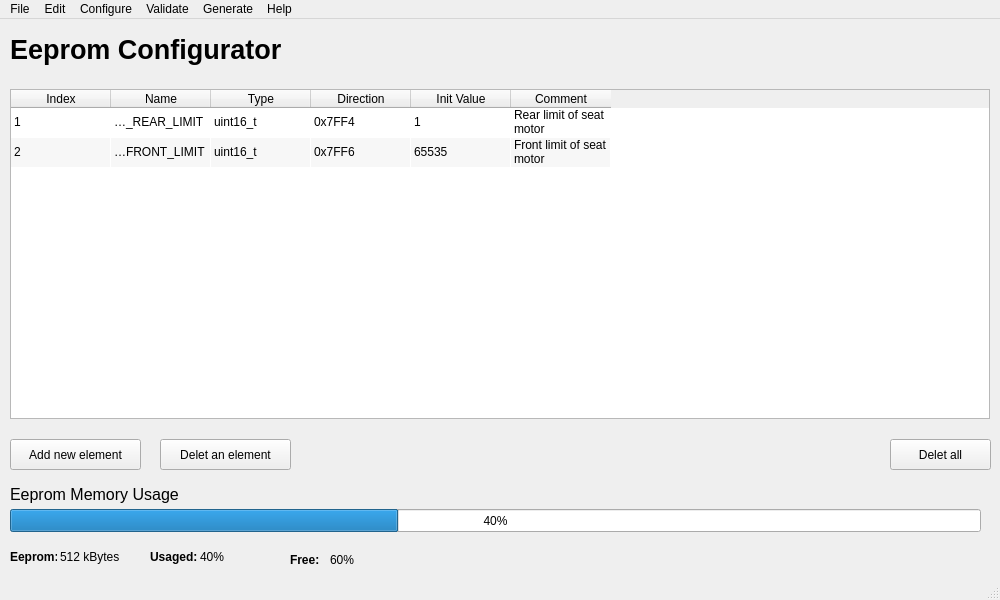
<?xml version="1.0" encoding="UTF-8"?>
<ui version="4.0">
 <class>MainWindow</class>
 <widget class="QMainWindow" name="MainWindow">
  <property name="windowModality">
   <enum>Qt::NonModal</enum>
  </property>
  <property name="enabled">
   <bool>true</bool>
  </property>
  <property name="geometry">
   <rect>
    <x>0</x>
    <y>0</y>
    <width>1000</width>
    <height>600</height>
   </rect>
  </property>
  <property name="minimumSize">
   <size>
    <width>1000</width>
    <height>600</height>
   </size>
  </property>
  <property name="maximumSize">
   <size>
    <width>1000</width>
    <height>600</height>
   </size>
  </property>
  <property name="mouseTracking">
   <bool>false</bool>
  </property>
  <property name="tabletTracking">
   <bool>false</bool>
  </property>
  <property name="acceptDrops">
   <bool>false</bool>
  </property>
  <property name="windowTitle">
   <string>Eeprom Configurator</string>
  </property>
  <property name="autoFillBackground">
   <bool>true</bool>
  </property>
  <property name="documentMode">
   <bool>true</bool>
  </property>
  <widget class="QWidget" name="centralwidget">
   <property name="enabled">
    <bool>true</bool>
   </property>
   <property name="font">
    <font>
     <kerning>true</kerning>
    </font>
   </property>
   <widget class="QProgressBar" name="MemoryUsage_progressBar">
    <property name="geometry">
     <rect>
      <x>10</x>
      <y>490</y>
      <width>971</width>
      <height>23</height>
     </rect>
    </property>
    <property name="value">
     <number>40</number>
    </property>
   </widget>
   <widget class="QLabel" name="EepromMemoryUsageText">
    <property name="geometry">
     <rect>
      <x>10</x>
      <y>460</y>
      <width>321</width>
      <height>31</height>
     </rect>
    </property>
    <property name="font">
     <font>
      <pointsize>12</pointsize>
     </font>
    </property>
    <property name="text">
     <string>Eeprom Memory Usage</string>
    </property>
   </widget>
   <widget class="QPushButton" name="AddElementpushButton">
    <property name="geometry">
     <rect>
      <x>10</x>
      <y>420</y>
      <width>131</width>
      <height>31</height>
     </rect>
    </property>
    <property name="text">
     <string>Add new element</string>
    </property>
   </widget>
   <widget class="QPushButton" name="DeleteElementpushButton_2">
    <property name="geometry">
     <rect>
      <x>160</x>
      <y>420</y>
      <width>131</width>
      <height>31</height>
     </rect>
    </property>
    <property name="text">
     <string>Delet an element</string>
    </property>
   </widget>
   <widget class="QLabel" name="EepromMemoryConfigurationText">
    <property name="geometry">
     <rect>
      <x>10</x>
      <y>10</y>
      <width>321</width>
      <height>41</height>
     </rect>
    </property>
    <property name="font">
     <font>
      <pointsize>20</pointsize>
      <weight>75</weight>
      <italic>false</italic>
      <bold>true</bold>
      <strikeout>false</strikeout>
     </font>
    </property>
    <property name="text">
     <string>Eeprom Configurator</string>
    </property>
   </widget>
   <widget class="QPushButton" name="DeleteAllpushButton_3">
    <property name="geometry">
     <rect>
      <x>890</x>
      <y>420</y>
      <width>101</width>
      <height>31</height>
     </rect>
    </property>
    <property name="text">
     <string>Delet all</string>
    </property>
   </widget>
   <widget class="QLabel" name="EepromText">
    <property name="geometry">
     <rect>
      <x>10</x>
      <y>530</y>
      <width>47</width>
      <height>16</height>
     </rect>
    </property>
    <property name="font">
     <font>
      <weight>75</weight>
      <bold>true</bold>
     </font>
    </property>
    <property name="text">
     <string>Eeprom:</string>
    </property>
   </widget>
   <widget class="QLabel" name="EepromUsageText">
    <property name="geometry">
     <rect>
      <x>150</x>
      <y>530</y>
      <width>47</width>
      <height>16</height>
     </rect>
    </property>
    <property name="font">
     <font>
      <weight>75</weight>
      <bold>true</bold>
     </font>
    </property>
    <property name="text">
     <string>Usaged:</string>
    </property>
   </widget>
   <widget class="QLabel" name="EepromFreeText">
    <property name="geometry">
     <rect>
      <x>290</x>
      <y>530</y>
      <width>31</width>
      <height>21</height>
     </rect>
    </property>
    <property name="font">
     <font>
      <weight>75</weight>
      <bold>true</bold>
     </font>
    </property>
    <property name="text">
     <string>Free:</string>
    </property>
   </widget>
   <widget class="QLabel" name="EepromSize">
    <property name="geometry">
     <rect>
      <x>60</x>
      <y>530</y>
      <width>61</width>
      <height>16</height>
     </rect>
    </property>
    <property name="text">
     <string>512 kBytes</string>
    </property>
    <property name="scaledContents">
     <bool>false</bool>
    </property>
    <property name="wordWrap">
     <bool>false</bool>
    </property>
    <property name="openExternalLinks">
     <bool>false</bool>
    </property>
   </widget>
   <widget class="QLabel" name="EepromSize_Used">
    <property name="geometry">
     <rect>
      <x>200</x>
      <y>530</y>
      <width>47</width>
      <height>16</height>
     </rect>
    </property>
    <property name="text">
     <string>40%</string>
    </property>
    <property name="scaledContents">
     <bool>false</bool>
    </property>
    <property name="wordWrap">
     <bool>false</bool>
    </property>
    <property name="openExternalLinks">
     <bool>false</bool>
    </property>
   </widget>
   <widget class="QLabel" name="EepromSize_Free">
    <property name="geometry">
     <rect>
      <x>330</x>
      <y>530</y>
      <width>47</width>
      <height>21</height>
     </rect>
    </property>
    <property name="text">
     <string>60%</string>
    </property>
    <property name="scaledContents">
     <bool>false</bool>
    </property>
    <property name="wordWrap">
     <bool>false</bool>
    </property>
    <property name="openExternalLinks">
     <bool>false</bool>
    </property>
   </widget>
   <widget class="QTableWidget" name="VariablesTableWidget">
    <property name="geometry">
     <rect>
      <x>10</x>
      <y>70</y>
      <width>980</width>
      <height>330</height>
     </rect>
    </property>
    <property name="sizePolicy">
     <sizepolicy hsizetype="Fixed" vsizetype="Fixed">
      <horstretch>0</horstretch>
      <verstretch>0</verstretch>
     </sizepolicy>
    </property>
    <property name="minimumSize">
     <size>
      <width>980</width>
      <height>330</height>
     </size>
    </property>
    <property name="maximumSize">
     <size>
      <width>980</width>
      <height>330</height>
     </size>
    </property>
    <property name="acceptDrops">
     <bool>false</bool>
    </property>
    <property name="sizeAdjustPolicy">
     <enum>QAbstractScrollArea::AdjustToContentsOnFirstShow</enum>
    </property>
    <property name="alternatingRowColors">
     <bool>true</bool>
    </property>
    <property name="textElideMode">
     <enum>Qt::ElideLeft</enum>
    </property>
    <property name="verticalScrollMode">
     <enum>QAbstractItemView::ScrollPerItem</enum>
    </property>
    <property name="gridStyle">
     <enum>Qt::NoPen</enum>
    </property>
    <property name="sortingEnabled">
     <bool>true</bool>
    </property>
    <property name="rowCount">
     <number>2</number>
    </property>
    <attribute name="horizontalHeaderVisible">
     <bool>true</bool>
    </attribute>
    <attribute name="horizontalHeaderCascadingSectionResizes">
     <bool>true</bool>
    </attribute>
    <attribute name="horizontalHeaderHighlightSections">
     <bool>true</bool>
    </attribute>
    <attribute name="horizontalHeaderMinimumSectionSize">
     <number>40</number>
    </attribute>
    <attribute name="horizontalHeaderShowSortIndicator" stdset="0">
     <bool>true</bool>
    </attribute>
    <attribute name="verticalHeaderVisible">
     <bool>false</bool>
    </attribute>
    <attribute name="verticalHeaderCascadingSectionResizes">
     <bool>true</bool>
    </attribute>
    <attribute name="verticalHeaderHighlightSections">
     <bool>true</bool>
    </attribute>
    <attribute name="verticalHeaderMinimumSectionSize">
     <number>20</number>
    </attribute>
    <attribute name="verticalHeaderShowSortIndicator" stdset="0">
     <bool>false</bool>
    </attribute>
    <attribute name="verticalHeaderStretchLastSection">
     <bool>false</bool>
    </attribute>
    <row>
     <property name="text">
      <string>1</string>
     </property>
    </row>
    <row>
     <property name="text">
      <string>2</string>
     </property>
    </row>
    <column>
     <property name="text">
      <string>Index</string>
     </property>
    </column>
    <column>
     <property name="text">
      <string>Name</string>
     </property>
    </column>
    <column>
     <property name="text">
      <string>Type</string>
     </property>
    </column>
    <column>
     <property name="text">
      <string>Direction</string>
     </property>
    </column>
    <column>
     <property name="text">
      <string>Init Value</string>
     </property>
    </column>
    <column>
     <property name="text">
      <string>Comment</string>
     </property>
    </column>
    <item row="0" column="0">
     <property name="text">
      <string>1</string>
     </property>
    </item>
    <item row="0" column="1">
     <property name="text">
      <string>MOTOR_REAR_LIMIT</string>
     </property>
    </item>
    <item row="0" column="2">
     <property name="text">
      <string>uint16_t</string>
     </property>
    </item>
    <item row="0" column="3">
     <property name="text">
      <string>0x7FF4</string>
     </property>
    </item>
    <item row="0" column="4">
     <property name="text">
      <string>1</string>
     </property>
    </item>
    <item row="0" column="5">
     <property name="text">
      <string>Rear limit of seat motor </string>
     </property>
    </item>
    <item row="1" column="0">
     <property name="text">
      <string>2</string>
     </property>
    </item>
    <item row="1" column="1">
     <property name="text">
      <string>MOTOR_FRONT_LIMIT</string>
     </property>
    </item>
    <item row="1" column="2">
     <property name="text">
      <string>uint16_t</string>
     </property>
    </item>
    <item row="1" column="3">
     <property name="text">
      <string>0x7FF6</string>
     </property>
    </item>
    <item row="1" column="4">
     <property name="text">
      <string>65535</string>
     </property>
    </item>
    <item row="1" column="5">
     <property name="text">
      <string>Front limit of seat motor </string>
     </property>
    </item>
   </widget>
  </widget>
  <widget class="QMenuBar" name="menubar">
   <property name="geometry">
    <rect>
     <x>0</x>
     <y>0</y>
     <width>1000</width>
     <height>21</height>
    </rect>
   </property>
   <widget class="QMenu" name="menuFile">
    <property name="title">
     <string>File</string>
    </property>
    <addaction name="actionNew"/>
    <addaction name="actionSave"/>
    <addaction name="actionSave_as"/>
    <addaction name="separator"/>
    <addaction name="actionImport"/>
    <addaction name="actionExport"/>
    <addaction name="separator"/>
    <addaction name="actionQuit_2"/>
   </widget>
   <widget class="QMenu" name="menuEdit">
    <property name="title">
     <string>Edit</string>
    </property>
    <addaction name="actionAdd_new_element"/>
    <addaction name="actionDelete_an_element"/>
    <addaction name="actionDelete_all"/>
   </widget>
   <widget class="QMenu" name="menuGenerate">
    <property name="title">
     <string>Generate</string>
    </property>
    <addaction name="actionGenerate_files"/>
    <addaction name="actionGenerate_h_files"/>
    <addaction name="actionGenerate_xml_files"/>
    <addaction name="actionGenerate_all"/>
   </widget>
   <widget class="QMenu" name="menuConfigure">
    <property name="title">
     <string>Configure</string>
    </property>
    <addaction name="actionEeprom"/>
   </widget>
   <widget class="QMenu" name="menuHelp">
    <property name="title">
     <string>Help</string>
    </property>
    <addaction name="actionUser_Manual"/>
    <addaction name="actionInformation"/>
   </widget>
   <widget class="QMenu" name="menuValidate">
    <property name="title">
     <string>Validate</string>
    </property>
    <addaction name="actionValidate_variables"/>
   </widget>
   <addaction name="menuFile"/>
   <addaction name="menuEdit"/>
   <addaction name="menuConfigure"/>
   <addaction name="menuValidate"/>
   <addaction name="menuGenerate"/>
   <addaction name="menuHelp"/>
  </widget>
  <widget class="QStatusBar" name="MemoryUsage_statusbar"/>
  <action name="actionNew">
   <property name="text">
    <string>New</string>
   </property>
  </action>
  <action name="actionSave">
   <property name="text">
    <string>Save</string>
   </property>
  </action>
  <action name="actionSave_as">
   <property name="text">
    <string>Save as</string>
   </property>
  </action>
  <action name="actionQuit">
   <property name="checkable">
    <bool>false</bool>
   </property>
   <property name="text">
    <string>Quit</string>
   </property>
   <property name="shortcutVisibleInContextMenu">
    <bool>false</bool>
   </property>
  </action>
  <action name="actionGenerate_files">
   <property name="text">
    <string>Generate .c files</string>
   </property>
  </action>
  <action name="actionUser_">
   <property name="text">
    <string>Eeprom memory</string>
   </property>
  </action>
  <action name="actionUser_Manual_2">
   <property name="text">
    <string>User Manual</string>
   </property>
  </action>
  <action name="actionInfo">
   <property name="text">
    <string>Info</string>
   </property>
  </action>
  <action name="actionEeprom">
   <property name="text">
    <string>Eeprom parameters</string>
   </property>
  </action>
  <action name="actionUser_Manual">
   <property name="text">
    <string>User Manual</string>
   </property>
  </action>
  <action name="actionInformation">
   <property name="text">
    <string>Info</string>
   </property>
  </action>
  <action name="actionImport">
   <property name="text">
    <string>Import</string>
   </property>
  </action>
  <action name="actionExport">
   <property name="text">
    <string>Export</string>
   </property>
  </action>
  <action name="actionQuit_2">
   <property name="text">
    <string>Quit</string>
   </property>
  </action>
  <action name="actionAdd_new_element">
   <property name="text">
    <string>Add new element</string>
   </property>
  </action>
  <action name="actionDelete_an_element">
   <property name="text">
    <string>Delete an element</string>
   </property>
  </action>
  <action name="actionDelete_all">
   <property name="text">
    <string>Delete all</string>
   </property>
  </action>
  <action name="actionGenerate_h_files">
   <property name="text">
    <string>Generate .h files</string>
   </property>
  </action>
  <action name="actionGenerate_xml_files">
   <property name="text">
    <string>Generate .xml files</string>
   </property>
  </action>
  <action name="actionValidate_variables">
   <property name="text">
    <string>Project</string>
   </property>
  </action>
  <action name="actionGenerate_all">
   <property name="text">
    <string>Generate all</string>
   </property>
  </action>
 </widget>
 <resources/>
 <connections/>
</ui>
